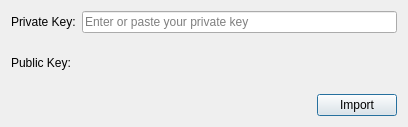
<?xml version="1.0" encoding="UTF-8"?>
<ui version="4.0">
 <class>AccountImportDialog</class>
 <widget class="QDialog" name="AccountImportDialog">
  <property name="geometry">
   <rect>
    <x>0</x>
    <y>0</y>
    <width>408</width>
    <height>127</height>
   </rect>
  </property>
  <property name="windowTitle">
   <string>Key Import</string>
  </property>
  <layout class="QVBoxLayout" name="verticalLayout_3">
   <item>
    <layout class="QVBoxLayout" name="verticalLayout_2">
     <item>
      <layout class="QVBoxLayout" name="verticalLayout">
       <item>
        <layout class="QHBoxLayout" name="horizontalLayout">
         <item>
          <widget class="QLabel" name="labelPrivateKeyTitle">
           <property name="text">
            <string>Private Key:</string>
           </property>
          </widget>
         </item>
         <item>
          <widget class="QLineEdit" name="lineEditPrivateKey">
           <property name="minimumSize">
            <size>
             <width>300</width>
             <height>0</height>
            </size>
           </property>
           <property name="placeholderText">
            <string>Enter or paste your private key </string>
           </property>
          </widget>
         </item>
        </layout>
       </item>
       <item>
        <spacer name="verticalSpacer">
         <property name="orientation">
          <enum>Qt::Vertical</enum>
         </property>
         <property name="sizeHint" stdset="0">
          <size>
           <width>20</width>
           <height>40</height>
          </size>
         </property>
        </spacer>
       </item>
       <item>
        <layout class="QHBoxLayout" name="horizontalLayout_2">
         <item>
          <widget class="QLabel" name="labelPublicKeyTitle">
           <property name="text">
            <string>Public Key:</string>
           </property>
          </widget>
         </item>
         <item>
          <widget class="QLabel" name="labelPublicKey">
           <property name="minimumSize">
            <size>
             <width>300</width>
             <height>0</height>
            </size>
           </property>
           <property name="text">
            <string/>
           </property>
          </widget>
         </item>
        </layout>
       </item>
      </layout>
     </item>
     <item>
      <spacer name="verticalSpacer_2">
       <property name="orientation">
        <enum>Qt::Vertical</enum>
       </property>
       <property name="sizeHint" stdset="0">
        <size>
         <width>20</width>
         <height>40</height>
        </size>
       </property>
      </spacer>
     </item>
     <item alignment="Qt::AlignRight">
      <widget class="QPushButton" name="pushButton">
       <property name="text">
        <string>Import</string>
       </property>
      </widget>
     </item>
    </layout>
   </item>
  </layout>
 </widget>
 <resources/>
 <connections/>
</ui>
